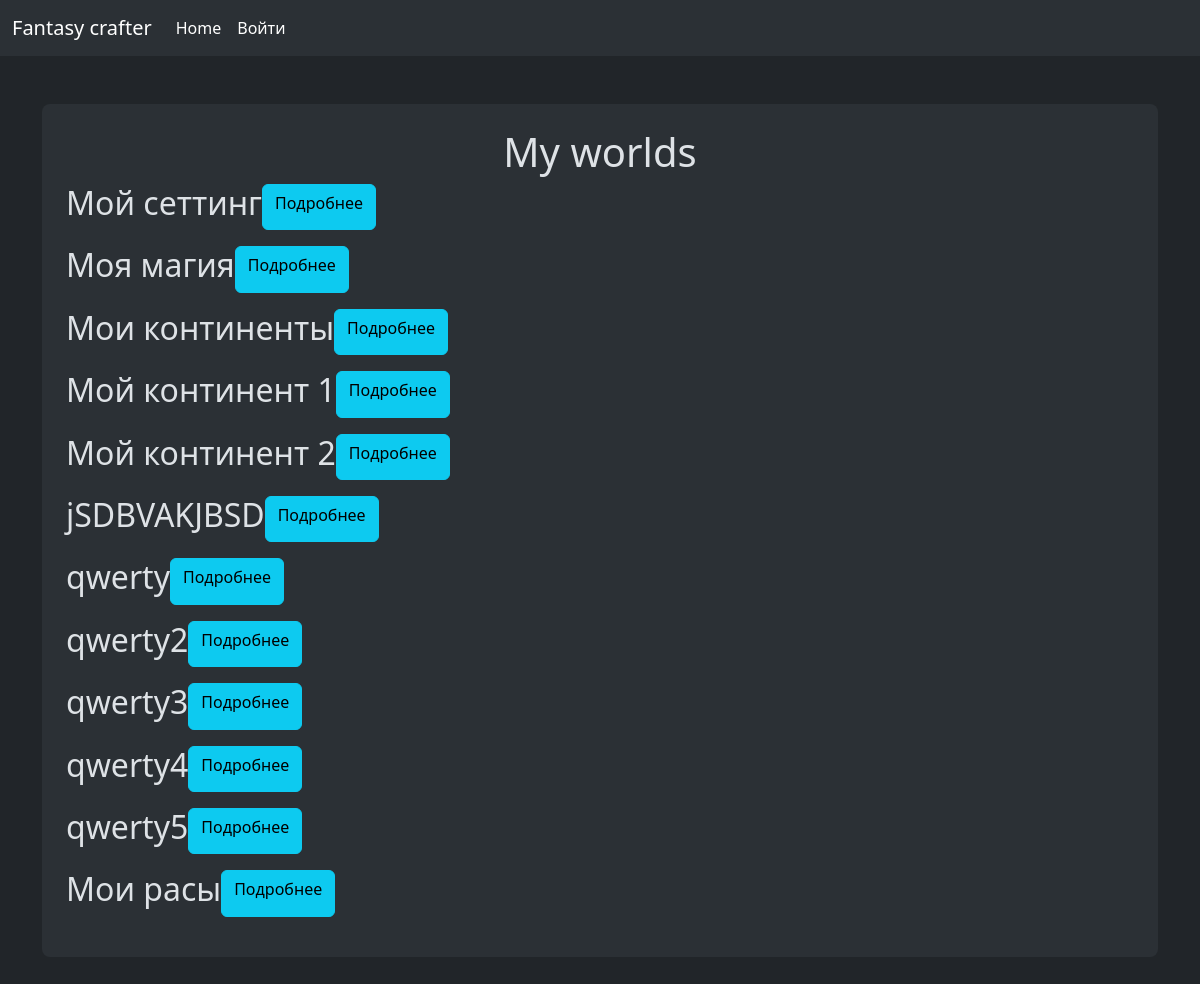
The page / on the database its author committed.
### node_manager/models.py (models this page shows)
class Nodes(models.Model):
    name = models.CharField(max_length=200)
    access_mode = models.ForeignKey(AccessModes, null=False, blank=False, on_delete=models.DO_NOTHING)
    owner = models.ForeignKey(User, null=False, blank=False, on_delete=models.DO_NOTHING, related_name='node_owner') # TODO: make "if owner changes" logic
    creator = models.ForeignKey(User, null=False, blank=False, on_delete=models.DO_NOTHING, related_name='node_creator') # TODO: make "if creator deleted" logic
    parent = models.ForeignKey('self', null=True, blank=True, on_delete=models.SET_NULL)
    level = models.IntegerField(default=0, null=False, blank=False)
    root_parent = models.ForeignKey('self', null=True, blank=True, on_delete=models.DO_NOTHING, related_name='root')
    class Meta:
        unique_together= (('name', 'creator'))

### node_manager/views.py (the view)
# urls.py: 2. Add a URL to urlpatterns:  path('', views.home, name='home')
def home(request):
    nodes = Nodes.objects.all()
    return render(request, "home.html", {"nodes": nodes})

### node_manager/templates/home.html
{% extends 'base_layout.html' %}
{% block content %}
    <div class="container my-5">
        <div class="p-4 text-center bg-body-tertiary rounded-3">
            <h1>My worlds</h1>
            {% for node in nodes %}
            <div class="mb-3 d-flex g-2">
                <h2>{{ node.name }}</h2>
                <a class="btn btn-info" href="{% url 'node_manager:show_node_tree' node.id %}">Подробнее</a>
            </div>
            {% endfor %}
        </div>
    </div>
{% endblock %}

### rows shown on the page
Nodes: name "Мой сеттинг"
Nodes: name "Моя магия"
Nodes: name "Мои континенты"
Nodes: name "Мой континент 1"
Nodes: name "Мой континент 2"
Nodes: name "jSDBVAKJBSD"
Nodes: name "qwerty"
Nodes: name "qwerty2"
Nodes: name "qwerty3"
Nodes: name "qwerty4"
Nodes: name "qwerty5"
Nodes: name "Мои расы"
